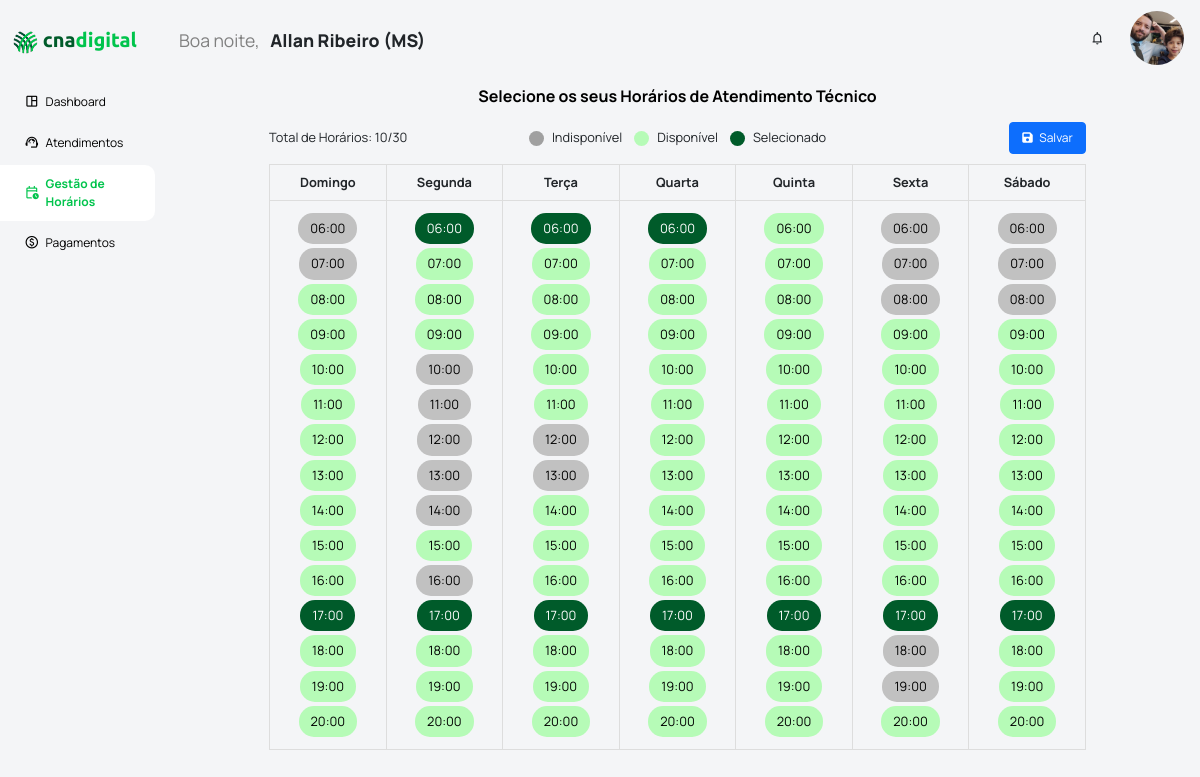
The page /tecnico/meushorarios/ (signed in) on the database as committed earlier.
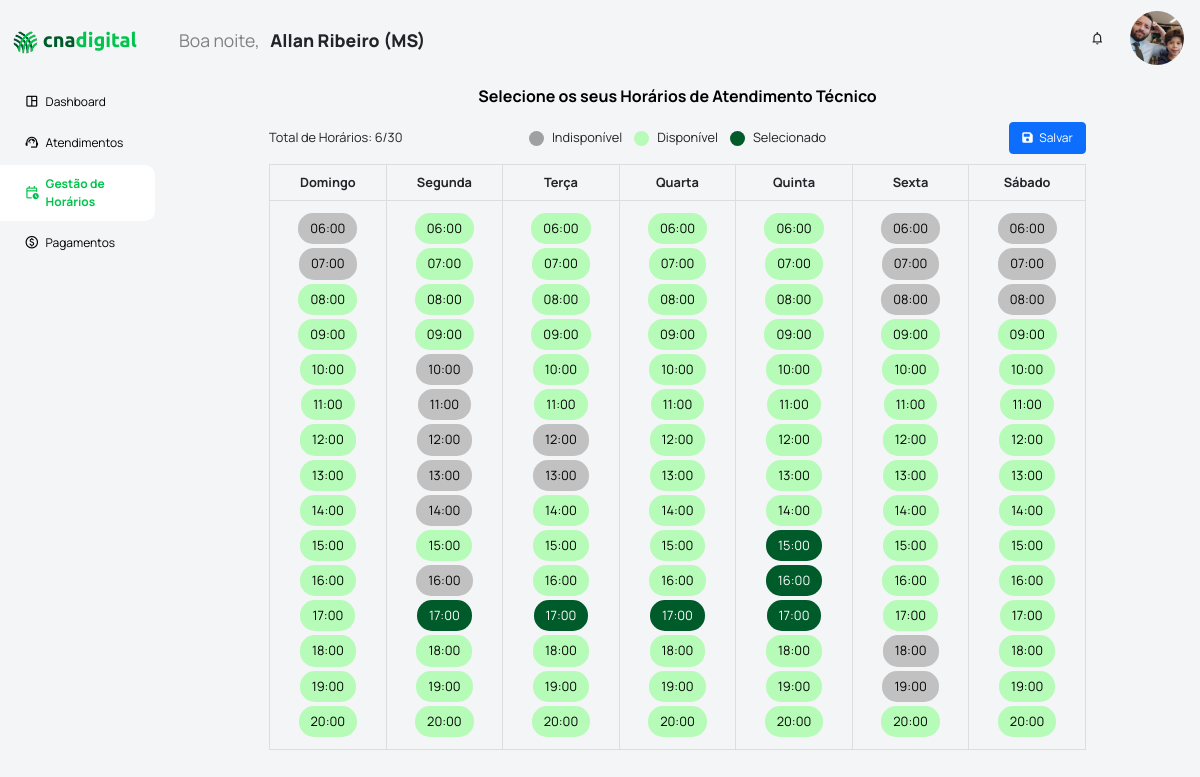
The same page on the database as committed later.
### apps/modulo_admin/models.py (models this page shows, shortened)
class Usuario(models.Model):
    user = models.OneToOneField(User, on_delete=models.CASCADE, related_name='usuario_relacionado')
    data_registro = models.DateTimeField(auto_now_add=True)
    data_ultima_atualizacao = models.DateTimeField(auto_now=True)
    cpf = models.CharField(max_length=14, null=False, blank=False, unique=True)
    nome_completo = models.CharField(max_length=100, null=False, blank=False)
    data_nascimento = models.DateField(null=True, blank=True)
    sexo = models.CharField(max_length=100, choices=GENERO_SEXUAL, null=False, blank=False)
    reside_cod_ibge = models.CharField(max_length=10, null=True, blank=True)
    celular = models.CharField(max_length=17, null=True, blank=True)
    email_pessoal = models.EmailField(max_length=40, null=True, blank=True)
    usuario_is_ativo = models.BooleanField(default=True, null=False, blank=False, db_index=True)
    del_status = models.BooleanField(default=False)
    del_data = models.DateTimeField(null=True, blank=True)
    del_cpf = models.CharField(max_length=14, null=True, blank=True)
    def primeiro_ultimo_nome(self):
        partes_nome = self.nome_completo.split()
        primeiro_nome = partes_nome[0]
        ultimo_nome = partes_nome[-1] if len(partes_nome) > 1 else ''
        return f"{primeiro_nome} {ultimo_nome}"
    def regional_senar(self):
        try:
            vinculo = self.vinculo_tecnico_regional.get(is_ativo=True)
            return vinculo.regional
        except ObjectDoesNotExist:
            return "Nenhum vínculo ativo encontrado"

class VinculoTecnicoRegional(models.Model):
    usuario = models.ForeignKey(Usuario, on_delete=models.DO_NOTHING, related_name='vinculo_tecnico_regional', null=True)
    data_registro = models.DateTimeField(auto_now_add=True)
    data_ultima_atualizacao = models.DateTimeField(auto_now=True)
    regional = models.CharField(max_length=2, choices=LISTA_UFS_SIGLAS, null=False, blank=False)
    data_inicio = models.DateField(default=date.today, null=False, blank=False)
    data_fim = models.DateField(null=True, blank=True)
    is_ativo = models.BooleanField(default=True, null=False, blank=False, db_index=True)
    del_status = models.BooleanField(default=False)
    del_data = models.DateTimeField(null=True, blank=True)
    del_cpf = models.CharField(max_length=14, null=True, blank=True)

### apps/modulo_tecnico/models.py (models this page shows, shortened)
class HorariosAtendimentos(models.Model):
    data_ultima_atualizacao = models.DateTimeField(auto_now_add=True)
    responsavel_atualizacao = models.ForeignKey(Usuario, on_delete=models.DO_NOTHING, related_name='usuario_atualizacao_horario')
    regional = models.CharField(max_length=2, choices=LISTA_UFS_SIGLAS, null=False, blank=False)
    dia_semana = models.CharField(max_length=15, null=False, blank=False)
    horario = models.CharField(max_length=10, null=False, blank=False)
    tecnico = models.ForeignKey(Usuario, on_delete=models.SET_NULL, null=True, blank=True, related_name='tecnico_horario_atendimento')
    @property
    def horario_disponivel(self):
        return self.tecnico is None

### apps/modulo_tecnico/views.py (the view)
# urls.py: path('tecnico/meushorarios/', tecnico_meus_horarios, name='tecnico_meushorarios'),
def tecnico_meus_horarios(request):
    regional = request.user.usuario_relacionado.regional_senar()
    horarios = HorariosAtendimentos.objects.filter(regional=regional).order_by('id')
    horarios_por_dia = {
        'Domingo': horarios.filter(dia_semana='Domingo'),
        'Segunda': horarios.filter(dia_semana='Segunda'),
        'Terça': horarios.filter(dia_semana='Terça'),
        'Quarta': horarios.filter(dia_semana='Quarta'),
        'Quinta': horarios.filter(dia_semana='Quinta'),
        'Sexta': horarios.filter(dia_semana='Sexta'),
        'Sábado': horarios.filter(dia_semana='Sábado'),
    }
    conteudo = {
        'horarios_por_dia': horarios_por_dia,
        'usuario_logado': request.user.usuario_relacionado,
    }
    return render(request, 'modulo_tecnico/meus_horarios.html', conteudo)

### apps/modulo_admin/templatetags/saudacoes_filters.py (called while the page is built)
@register.filter(name='saudacao')
def saudacao(value):
    hora_atual = datetime.now().hour
    if 0 <= hora_atual < 12:
        return "Bom dia"
    elif 12 <= hora_atual < 18:
        return "Boa tarde"
    else:
        return "Boa noite"

### templates/modulo_tecnico/meus_horarios.html (shortened to what this page needs)
{% extends '_partials/base_main.html' %}
{% load static %}
{% block extra_head %}
    <link rel="stylesheet" href="{% static '\styles\modulo_tecnico\meus_horarios.css' %}">
{% endblock %}
{% block content %}
    <div class="gestao-horarios">
        <div class="titulo-gestao-horarios">
            Selecione os seus Horários de Atendimento Técnico
        </div>
        <div class="barra-horarios">
            <div class="placar__horarios">
            </div>
            <div class="legenda">
                <div class="legenda-item">
                    <span class="legenda-indisponivel"></span>Indisponível
                </div>
                <div class="legenda-item">
                    <span class="legenda-disponivel"></span>Disponível
                </div>
                <div class="legenda-item">
                    <span class="legenda-selecionado"></span>Selecionado
                </div>
            </div>
            <div class="botao__salvar">
                <button class="btn btn-primary me-md-2" type="submit" id="botaoSalvarHorarios" style="font-size: 12px; margin: 0 !important;">
                    <i class="fas fa-save me-1"></i>
                    Salvar
                </button>
            </div>
        </div>
        <div class="dias-horarios">
            <table>
                <thead>
                    <tr>
                        <th>Domingo</th>
                        <th>Segunda</th>
                        <th>Terça</th>
                        <th>Quarta</th>
                        <th>Quinta</th>
                        <th>Sexta</th>
                        <th>Sábado</th>
                    </tr>
                </thead>
                <tbody>
                    <tr>
                        {% for dia, horarios in horarios_por_dia.items %}
                            <td>
                                {% for horario in horarios %}
                                    <span class="horario-btn {% if horario.horario_disponivel %}disponivel{% elif horario.tecnico == usuario_logado %}ativo{% else %}indisponivel{% endif %}" id="{{ horario.id }}">{{ horario.horario }}</span><br>
                                {% empty %}
                                    <span>Sem horários</span>
                                {% endfor %}
                            </td>
                        {% endfor %}
                    </tr>
                </tbody>
            </table>
        </div>
    </div>
{% endblock %}

### templates/_partials/base_main.html (shortened to what this page needs)
{% load static %}
<!DOCTYPE html>
<html lang="pt-BR">
<head>
    <link href="https://cdn.jsdelivr.net/npm/bootstrap@5.1.1/dist/css/bootstrap.min.css" rel="stylesheet">
    <link rel="stylesheet" href="https://cdnjs.cloudflare.com/ajax/libs/font-awesome/6.0.0-beta3/css/all.min.css">
    <link rel="stylesheet" href="{% static 'styles/normalize.css' %}">
    <link rel="stylesheet" href="{% static 'styles/partials/base_main.css' %}">
    <link rel="stylesheet" href="{% static 'styles/partials/sidebar.css' %}">
    <link rel="stylesheet" href="{% static 'styles/partials/navbar.css' %}">
    <link rel="stylesheet" href="{% static 'styles/cores.css' %}">
    <link rel="stylesheet" href="{% static 'styles/partials/dropdownUsuario.css' %}">
    {% block extra_head %}{% endblock %}
</head>
<body>
    <div class="sidebar">
        {% include '_partials/sidebar.html' %}
    </div>
    <div class="main-container">
        <div class="navbar">
            {% include '_partials/navbar.html' %}
        </div>
        <div class="workspace" >
            {% block content %}{% endblock%}
        </div>
    </div>
</body>
</html>

### templates/_partials/sidebar.html
{% load static %}
        <div class="cabecalho">
            <img src="{% static 'assets\logos\cna_arado.svg' %}" alt="Logo CNA" class="top-logo">
            <div class="titulo">
                <span class="titulo-cna">cna</span><span class="titulo-digital">digital</span><br>
            </div><br>
        </div>
        <div class="tabs">
            <a class="tab {% if request.resolver_match.url_name == 'tecnico_dashboard' %}active-tab{% endif %}" href="{% url 'tecnico_dashboard' %}">
                <div class="tab-icone">
                    <i class="material-symbols-outlined" style="font-size: 1.3vw;">space_dashboard</i>
                </div>
                <div class="tab-nome">
                    Dashboard
                </div>
            </a>
            {% with current_url=request.resolver_match.url_name %}
            <a class="tab {% if current_url in 'tecnico_atendimentos, tecnico_ficha_atendimento' %}active-tab{% endif %}" href="{% url 'tecnico_atendimentos' %}">
            {% endwith %}
                <div class="tab-icone">
                    <i class="material-symbols-outlined" style="font-size: 1.3vw;">support_agent</i>
                </div>
                <div class="tab-nome">
                    Atendimentos
                </div>
            </a>
            <a class="tab {% if request.resolver_match.url_name == 'tecnico_meushorarios' %}active-tab{% endif %}"  href="{% url 'tecnico_meushorarios' %}">
                <div class="tab-icone">
                    <i class="material-symbols-outlined" style="font-size: 1.3vw;">calendar_clock</i>
                </div>
                <div class="tab-nome">
                    Gestão de Horários
                </div>
            </a>
            <a class="tab {% if request.resolver_match.url_name == 'tecnico_pagamentos' %}active-tab{% endif %}" href="{% url 'tecnico_dashboard' %}">
                <div class="tab-icone">
                    <i class="material-symbols-outlined" style="font-size: 1.3vw;">monetization_on</i>
                </div>
                <div class="tab-nome">
                    Pagamentos
                </div>
            </a>
        </div>

### templates/_partials/navbar.html (shortened to what this page needs)
{% load static %}
{% load saudacoes_filters %}
<div class="saudacao">
    <span style="color:gray; font-weight: normal !important;">{{ user|saudacao }}, &nbsp;</span> <b>{{ user.usuario_relacionado.primeiro_ultimo_nome }} ({{user.usuario_relacionado.regional_senar}})</b>
</div>
<div class="botoes__navbar">
    <div class="icone-notificacao">
        <i class="material-symbols-outlined" style="font-size: 1.3vw;">notifications</i>
    </div>
    <div class="usuario" id="iconeUsuario">
        <img src="{% static 'assets/imagens/allan_ribeiro.jpg' %}" class="usuario__imagem"><br>
    </div>
</div>

### setup/static/styles/partials/base_main.css (style rules this page uses)
body, html { height: 100%; width: 100%; margin: 0; font-family: 'Manrope', sans-serif; background-color: #f4f5f7; display: flex; flex-direction: row; gap: 1vw; overflow-y: hidden; }
.sidebar { background-color: #f4f5f7; width: 15%; height: 100%; display: grid; grid-template-rows: 10% 90%; font-size: 12px; line-height: 1.5; border-radius: 0 0 0px 0; transition: flex-basis 0.45s ease-in-out; overflow-x: hidden; }
.main-container { display: flex; flex-direction: column; justify-content: flex-start; width: 100%; }
.navbar { display: flex; flex-direction: row; justify-content: space-between; width: 100%; height: 10%; }
.workspace { background-color: #f4f5f7; height: 100%; overflow-y: scroll; display: flex; flex-direction: row; justify-content: center; align-items: flex-start; overflow-y: hidden; padding-right: 1vw; }

### setup/static/styles/partials/sidebar.css (style rules this page uses)
.cabecalho { display: flex; font-family: 'Ubuntu', sans-serif; flex-direction: row; justify-content: center; align-items: center; gap: 5px }
.top-logo { height: 4vh; padding-top: 1vh; margin-bottom: 5px; }
.titulo { font-size: 2.5vh; width: auto; color: white; font-weight: bold; text-align: left; line-height: 18px; }
.titulo-cna { color: #005B2A; }
.titulo-digital { color: #00C44C; }
.tab { display: flex; flex-direction: row; gap: 0.5vw; align-items: center; font-size: 12px; color: black; padding: 10px; padding-left: 20px; cursor: pointer; width: 100%; text-align: left; border-left: 4px solid transparent; transition: background-color 0.3s ease-in-out, border-left 0.3s ease-in-out; border-radius: 0px 10px 10px 0px; margin: 3px; margin-left: 0px; text-decoration: none; }
.tab-icone { display: flex; flex-direction: column; align-items: center; }
.tab-nome { vertical-align: center; }
.active-tab { color: #00C44C; font-weight: bold; background-color: white; }

### setup/static/styles/partials/navbar.css (style rules this page uses)
.saudacao { font-family: 'Manrope', sans-serif; font-size: 2.2vh; font-weight: bold; padding-left: 1vw; }
.botoes__navbar { height: 100%; display: flex; flex-direction: row; align-items: center; padding-right: 0.5vw; cursor: pointer; }
.usuario { height: 100%; }
.usuario__imagem { height: 100%; border-radius: 50%; }
.usuario { cursor: pointer; font-size: 12px; color: black; padding: 5px 10px; text-align: left; margin-left: 15px; margin-bottom: 5px; }

### setup/static/styles/cores.css (style rules this page uses)
:root { --verde-capital: #1AA33C; --cinza-primario: #6A6A6A; --cinza-escuro: #484848; --cinza-claro: #e4e4e4; --agendado: #ff2200; --cancelado: #b80000; --atendido: #00528d; --finalizado: var(--verde-capital); --editar: #f5840b; }

### setup/static/styles/modulo_tecnico/meus_horarios.css (style rules this page uses)
.titulo-gestao-horarios { font-size: 1rem; font-weight: bold; color: black; padding: 4px; }
.dias-horarios { display: flex; justify-content: center; align-items: center; }
.horario-btn { display: inline-block; margin: 2px; padding: 6px 12px; border: none; border-radius: 15px; text-align: center; text-decoration: none; font-size: 0.8rem; cursor: pointer; user-select: none; }
table { width: 100%; border-collapse: collapse; table-layout: fixed; }
th, td { border: 1px solid #ddd; border-radius: 15px; padding: 8px; text-align: center; vertical-align: middle; font-size: 0.8rem; }
th { position: sticky; top: 0; }
td { padding: 10px 0; }
.disponivel { background-color: #93ff93a2; color: black; }
.indisponivel { background-color: #c1c1c1; color: black; }
.ativo { background-color: #005B2A; border-color: #005B2A; color: white; }
.barra-horarios { display: flex; flex-direction: row; align-items: center; justify-content: space-between; width: 100%; font-size: 0.8rem; padding: 10px 0px; }
.placar__horarios { width: 100%; display: flex; align-items: center; }
.botao__salvar { width: 100%; text-align: right; }
.legenda { display: flex; flex-direction: row; justify-content: center; align-items: center; gap: 1vw; }
.legenda-item { display: flex; align-items: center; }
.legenda-indisponivel { width: 15px; height: 15px; border-radius: 50%; background-color: #a0a0a0; margin-right: 8px; }
.legenda-disponivel { width: 15px; height: 15px; border-radius: 50%; background-color: #93ff93a2; margin-right: 8px; }
.legenda-selecionado { width: 15px; height: 15px; border-radius: 50%; background-color: #005B2A; margin-right: 8px; }

Rows that differ between the two databases and show on the page:
changed HorariosAtendimentos (number 12 of 105 on the later page): tecnico_id 1 → empty (drawn)
changed HorariosAtendimentos (number 16 of 105 on the later page): tecnico_id 1 → empty (drawn)
changed HorariosAtendimentos (number 31 of 105 on the later page): tecnico_id 1 → empty (drawn)
changed HorariosAtendimentos (number 46 of 105 on the later page): tecnico_id 1 → empty (drawn)
changed HorariosAtendimentos (number 70 of 105 on the later page): tecnico_id empty → 1 (drawn)
changed HorariosAtendimentos (number 71 of 105 on the later page): tecnico_id empty → 1 (drawn)
changed HorariosAtendimentos (number 87 of 105 on the later page): tecnico_id 1 → empty (drawn)
changed HorariosAtendimentos (number 102 of 105 on the later page): tecnico_id 1 → empty (drawn)
Other text that changed with them:
text written by a page script: "Total de Horários: 10/30" → "Total de Horários: 6/30"
